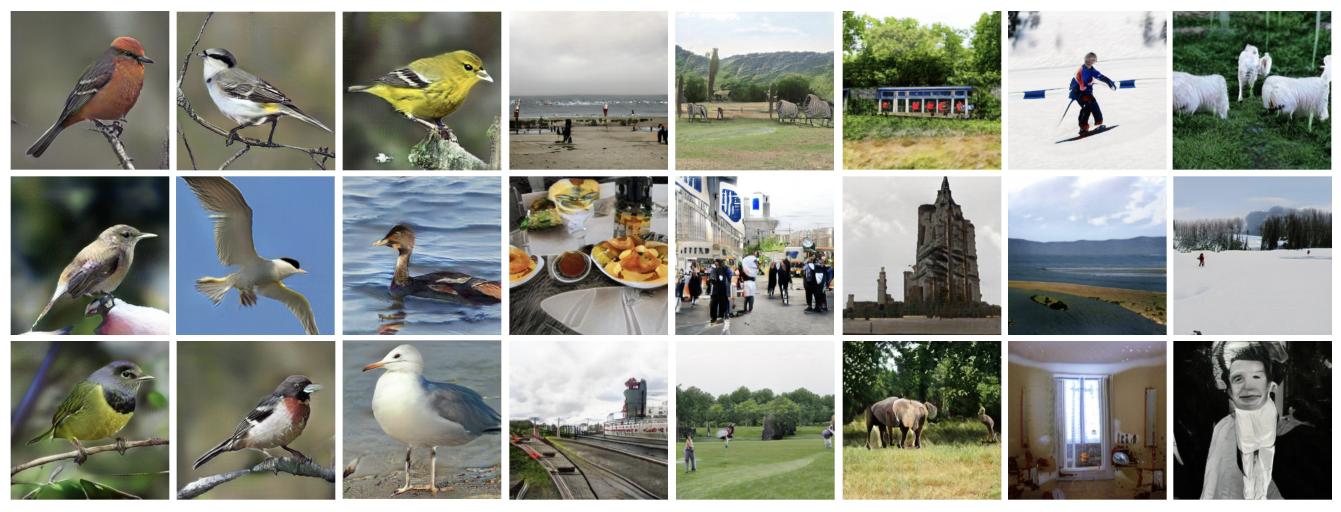
#> input picture CTFGAN-master/selected_samples.jpg, 4022 x 1535 px (shown at 1/3 size)
$ python -i contours.py   (imports and definitions only)
#> lines starting #> are read from the running program, lines starting #| are printed output that depends on the picture
#> further down, picture is the input picture: PIL image 4022x1535 RGB; mean R, G, B 141.6, 144.5, 135.7
"""Offline Canny inputs and differentiable Sobel supervision (paper Eqs. 5-8)."""
import numpy as np
import torch
from torch import nn
from torch.nn import functional as F


def canny_image(image, size=256, low=100, high=200):
#> called with size = 256, low = 100, high = 200
    import cv2
    from PIL import Image
    image = image.convert('RGB').resize((size, size), Image.Resampling.BICUBIC)
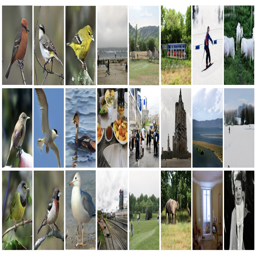
#> image: PIL image 256x256 RGB; mean R, G, B 141.5, 144.4, 135.6
    gray = cv2.cvtColor(np.asarray(image), cv2.COLOR_RGB2GRAY)
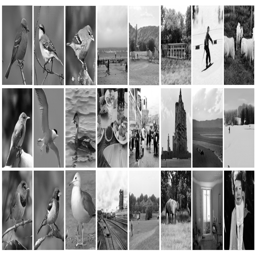
#> gray: shape (256, 256); min 0, max 255, mean 142.5
    return Image.fromarray(cv2.Canny(gray, low, high))
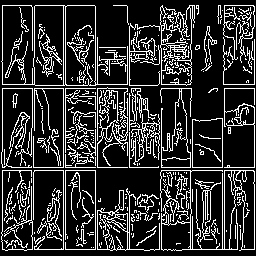
#> returned value: PIL image 256x256 L; 19.1% white in thin lines or dots


class SobelContour(nn.Module):
    def __init__(self, eps=1e-6):
        super().__init__()
        self.eps = eps
        self.register_buffer('kx', torch.tensor([[-1., 0., 1.], [-2., 0., 2.], [-1., 0., 1.]])[None, None])
        self.register_buffer('ky', self.kx.transpose(-1, -2).clone())

    def forward(self, image):
        image = (image + 1) / 2
        gray = (image * image.new_tensor([.299, .587, .114])[None, :, None, None]).sum(1, keepdim=True)
        gray = F.pad(gray, (1, 1, 1, 1), mode='replicate')
        gx, gy = F.conv2d(gray, self.kx), F.conv2d(gray, self.ky)
        response = (gx.square() + gy.square() + self.eps).sqrt()
        # Per-image maximum normalization keeps responses in [0,1], with a zero baseline.
        response = response - self.eps ** .5
        return response / response.amax(dim=(2, 3), keepdim=True).clamp_min(self.eps)


def contour_loss(image, contour, operator=None, reduction='sum'):
    response = (operator or SobelContour().to(image.device))(image)
    squared = (response - contour).square()
    if reduction == 'sum':
        return squared.flatten(1).sum(1).mean()  # Literal squared L2 in Eq. 7.
    if reduction == 'mean':
        return squared.mean()  # Resolution-independent MSE; documented implementation choice.
    raise ValueError('reduction must be mean or sum')

>>> from PIL import Image
>>> picture = Image.open('../../selected_samples.jpg')
>>> result = canny_image(picture)
